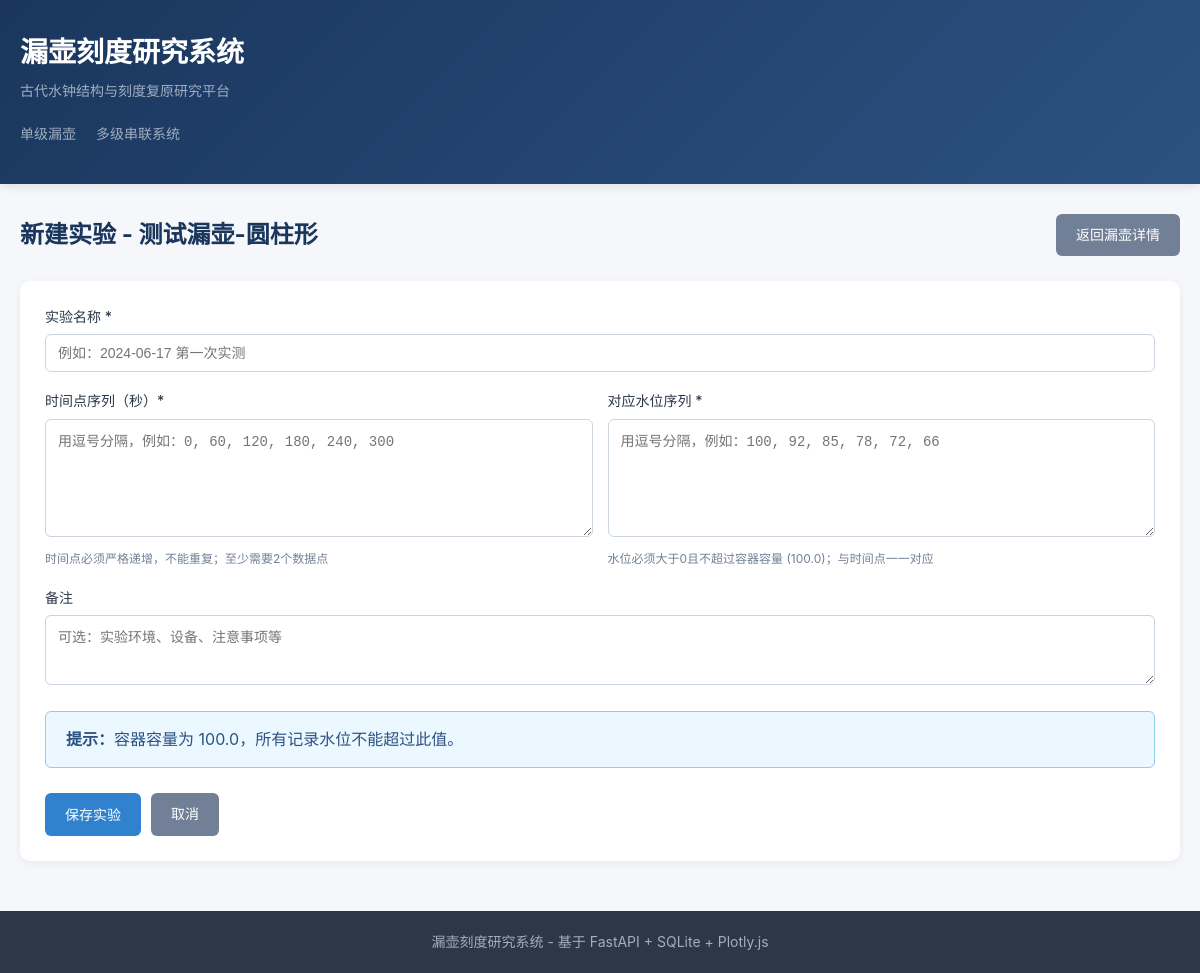
/containers/1/experiments/new, run on an earlier commit of the app's database.
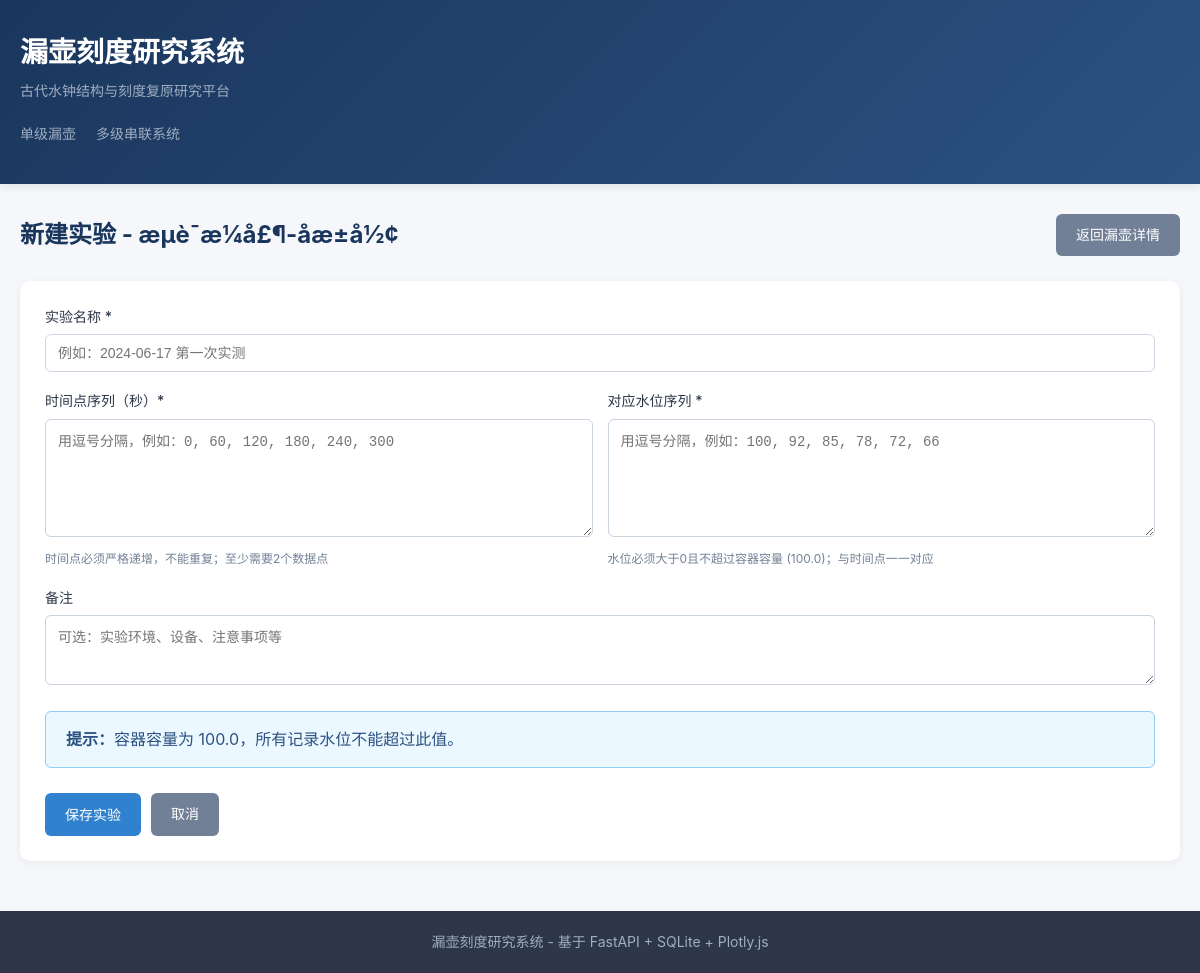
And on a later commit of the database.
### app/models.py (models this page shows)
class Container(Base):
    __tablename__ = "containers"
    id = Column(Integer, primary_key=True, index=True)
    name = Column(String(200), nullable=False)
    shape = Column(String(50), nullable=False)
    capacity = Column(Float, nullable=False)
    orifice_diameter = Column(Float, nullable=False)
    initial_water_level = Column(Float, nullable=False)
    shape_params = Column(Text, nullable=True)
    description = Column(Text, nullable=True)
    created_at = Column(DateTime(timezone=True), server_default=func.now())
    updated_at = Column(DateTime(timezone=True), onupdate=func.now())
    experiments = relationship("Experiment", back_populates="container", cascade="all, delete-orphan")
    scale_schemes = relationship("ScaleScheme", back_populates="container", cascade="all, delete-orphan")
    calibration_records = relationship("CalibrationRecord", back_populates="container", cascade="all, delete-orphan")
    parameter_versions = relationship("ParameterVersion", back_populates="container", cascade="all, delete-orphan")

### app/main.py (the view)
@app.get("/containers/{container_id}/experiments/new", response_class=HTMLResponse)
async def new_experiment_form(request: Request, container_id: int, db: Session = Depends(get_db)):
    container = db.query(models.Container).filter(models.Container.id == container_id).first()
    if not container:
        raise HTTPException(status_code=404, detail="容器不存在")
    return templates.TemplateResponse("experiment_form.html", {
        "request": request, "container": container, "experiment": None
    })

### templates/experiment_form.html (shortened to what this page needs)
{% extends "base.html" %}
{% block content %}
<div class="page-header">
    <h2>{% if experiment %}编辑{% else %}新建{% endif %}实验 - {{ container.name }}</h2>
    <a href="/containers/{{ container.id }}" class="btn btn-secondary">返回漏壶详情</a>
</div>
<div class="card">
    <form method="post" action="/containers/{{ container.id }}/experiments">
        <div class="form-group">
            <label>实验名称 *</label>
            <input type="text" name="name" required maxlength="200"
                   value="{% if form_data %}{{ form_data.name }}{% elif experiment %}{{ experiment.name }}{% endif %}"
                   placeholder="例如：2024-06-17 第一次实测">
        </div>
        <div class="form-row">
            <div class="form-group">
                <label>时间点序列（秒）*</label>
                <textarea name="time_points" rows="6" required
                          placeholder="用逗号分隔，例如：0, 60, 120, 180, 240, 300">{% if form_data %}{{ form_data.time_points }}{% elif experiment %}{% for dp in experiment.data_points %}{{ dp.time_point }}{% if not loop.last %}, {% endif %}{% endfor %}{% endif %}</textarea>
                <p class="help-text">时间点必须严格递增，不能重复；至少需要2个数据点</p>
            </div>
            <div class="form-group">
                <label>对应水位序列 *</label>
                <textarea name="water_levels" rows="6" required
                          placeholder="用逗号分隔，例如：100, 92, 85, 78, 72, 66">{% if form_data %}{{ form_data.water_levels }}{% elif experiment %}{% for dp in experiment.data_points %}{{ dp.water_level }}{% if not loop.last %}, {% endif %}{% endfor %}{% endif %}</textarea>
                <p class="help-text">水位必须大于0且不超过容器容量 ({{ container.capacity }})；与时间点一一对应</p>
            </div>
        </div>
        <div class="form-group">
            <label>备注</label>
            <textarea name="notes" rows="3" placeholder="可选：实验环境、设备、注意事项等"></textarea>
        </div>
        <div class="alert alert-info">
            <strong>提示：</strong>容器容量为 {{ container.capacity }}，所有记录水位不能超过此值。
        </div>
        <div class="form-actions">
            <button type="submit" class="btn btn-primary">保存实验</button>
            <a href="/containers/{{ container.id }}" class="btn btn-secondary">取消</a>
        </div>
    </form>
</div>
{% endblock %}

What changed in the data, as far as the page shows it:
changed Container: name "测试漏壶-圆柱形" → "æµè¯æ¼å£¶-åæ±å½¢"
